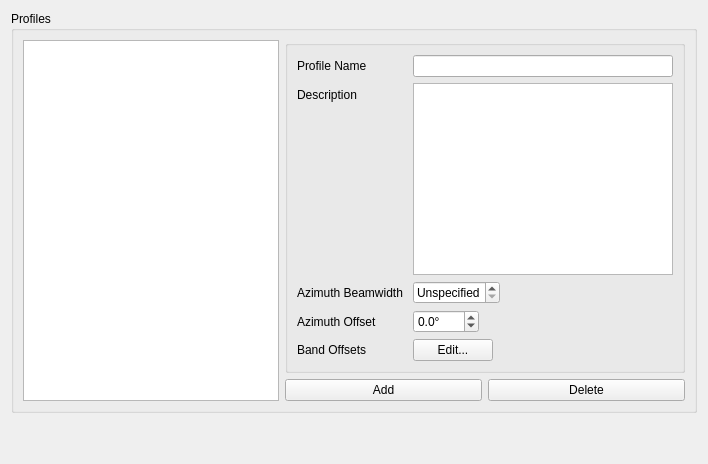
         <widget class="QWidget" name="antennasTab">
          <attribute name="title">
           <string>Antennas</string>
          </attribute>
          <layout class="QVBoxLayout" name="verticalLayout_10">
           <item>
            <widget class="QGroupBox" name="antennasProfileGroup">
             <property name="title">
              <string>Profiles</string>
             </property>
             <layout class="QGridLayout" name="gridLayout_7" rowstretch="0,0" columnstretch="0,0,0,0,0,0">
              <item row="0" column="4" colspan="2">
               <widget class="QGroupBox" name="antProfileGroup">
                <property name="minimumSize">
                 <size>
                  <width>400</width>
                  <height>0</height>
                 </size>
                </property>
                <property name="title">
                 <string/>
                </property>
                <layout class="QFormLayout" name="formLayout_17">
                 <item row="0" column="0">
                  <widget class="QLabel" name="antProfileNameLabel">
                   <property name="text">
                    <string>Profile Name</string>
                   </property>
                  </widget>
                 </item>
                 <item row="0" column="1">
                  <widget class="QLineEdit" name="antProfileNameEdit">
                   <property name="maxLength">
                    <number>25</number>
                   </property>
                  </widget>
                 </item>
                 <item row="1" column="0">
                  <widget class="QLabel" name="antDescLabel">
                   <property name="text">
                    <string>Description</string>
                   </property>
                  </widget>
                 </item>
                 <item row="1" column="1">
                  <widget class="QTextEdit" name="antDescEdit">
                   <property name="acceptRichText">
                    <bool>false</bool>
                   </property>
                  </widget>
                 </item>
                 <item row="2" column="0">
                  <widget class="QLabel" name="antAzBeamWidthLabel">
                   <property name="text">
                    <string>Azimuth Beamwidth </string>
                   </property>
                  </widget>
                 </item>
                 <item row="3" column="0">
                  <widget class="QLabel" name="antAzOffsetLabel">
                   <property name="text">
                    <string>Azimuth Offset</string>
                   </property>
                  </widget>
                 </item>
                 <item row="2" column="1">
                  <widget class="BaseDoubleSpinBox" name="antAzBeamWidthSpinBox">
                   <property name="sizePolicy">
                    <sizepolicy hsizetype="Maximum" vsizetype="Fixed">
                     <horstretch>0</horstretch>
                     <verstretch>0</verstretch>
                    </sizepolicy>
                   </property>
                   <property name="toolTip">
                    <string>Valid range value is 0° - 100° (0° Unspecified)</string>
                   </property>
                   <property name="specialValueText">
                    <string>Unspecified</string>
                   </property>
                   <property name="suffix">
                    <string>°</string>
                   </property>
                   <property name="decimals">
                    <number>1</number>
                   </property>
                   <property name="maximum">
                    <double>100.000000000000000</double>
                   </property>
                  </widget>
                 </item>
                 <item row="3" column="1">
                  <widget class="BaseDoubleSpinBox" name="antAzOffsetSpinBox">
                   <property name="sizePolicy">
                    <sizepolicy hsizetype="Maximum" vsizetype="Fixed">
                     <horstretch>0</horstretch>
                     <verstretch>0</verstretch>
                    </sizepolicy>
                   </property>
                   <property name="suffix">
                    <string>°</string>
                   </property>
                   <property name="decimals">
                    <number>1</number>
                   </property>
                   <property name="minimum">
                    <double>-180.000000000000000</double>
                   </property>
                   <property name="maximum">
                    <double>180.000000000000000</double>
                   </property>
                  </widget>
                 </item>
                 <item row="4" column="0">
                  <widget class="QLabel" name="antBandOffsetsLabel">
                   <property name="text">
                    <string>Band Offsets</string>
                   </property>
                  </widget>
                 </item>
                 <item row="4" column="1">
                  <widget class="QPushButton" name="antBandOffsetsButton">
                   <property name="sizePolicy">
                    <sizepolicy hsizetype="Maximum" vsizetype="Fixed">
                     <horstretch>0</horstretch>
                     <verstretch>0</verstretch>
                    </sizepolicy>
                   </property>
                   <property name="toolTip">
                    <string>Override azimuth offset for specific bands (e.g. 40m dipole on Yagi boom)</string>
                   </property>
                   <property name="text">
                    <string>Edit...</string>
                   </property>
                  </widget>
                 </item>
                </layout>
               </widget>
              </item>
              <item row="1" column="4">
               <widget class="QPushButton" name="antAddProfileButton">
                <property name="text">
                 <string>Add</string>
                </property>
               </widget>
              </item>
              <item row="1" column="5">
               <widget class="QPushButton" name="antDelProfileButton">
                <property name="text">
                 <string>Delete</string>
                </property>
               </widget>
              </item>
              <item row="0" column="0" rowspan="2" colspan="4">
               <widget class="QListView" name="antProfilesListView">
                <property name="focusPolicy">
                 <enum>Qt::NoFocus</enum>
                </property>
                <property name="contextMenuPolicy">
                 <enum>Qt::NoContextMenu</enum>
                </property>
                <property name="toolTip">
                 <string>List of all available Antennas</string>
                </property>
                <property name="editTriggers">
                 <set>QAbstractItemView::NoEditTriggers</set>
                </property>
               </widget>
              </item>
             </layout>
            </widget>
           </item>
           <item>
            <spacer name="verticalSpacer_6">
             <property name="orientation">
              <enum>Qt::Vertical</enum>
             </property>
             <property name="sizeHint" stdset="0">
              <size>
               <width>20</width>
               <height>40</height>
              </size>
             </property>
            </spacer>
           </item>
          </layout>
         </widget>
